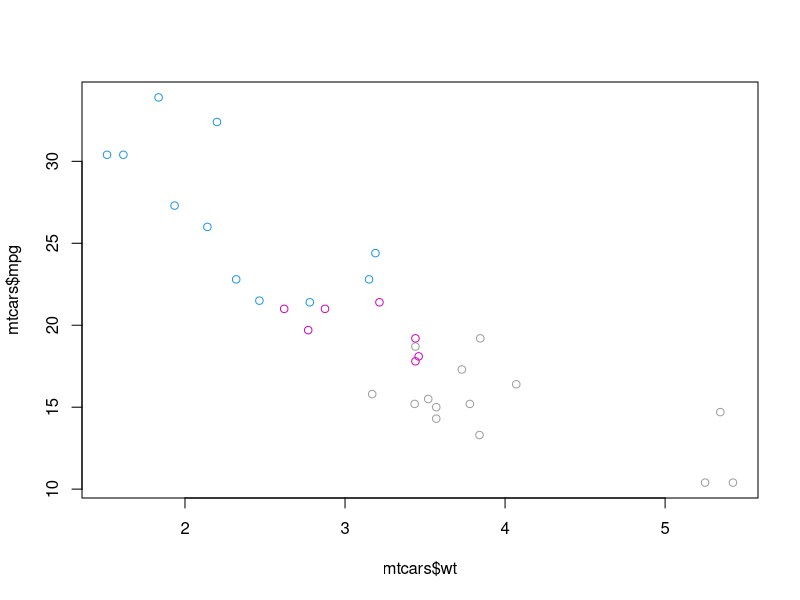
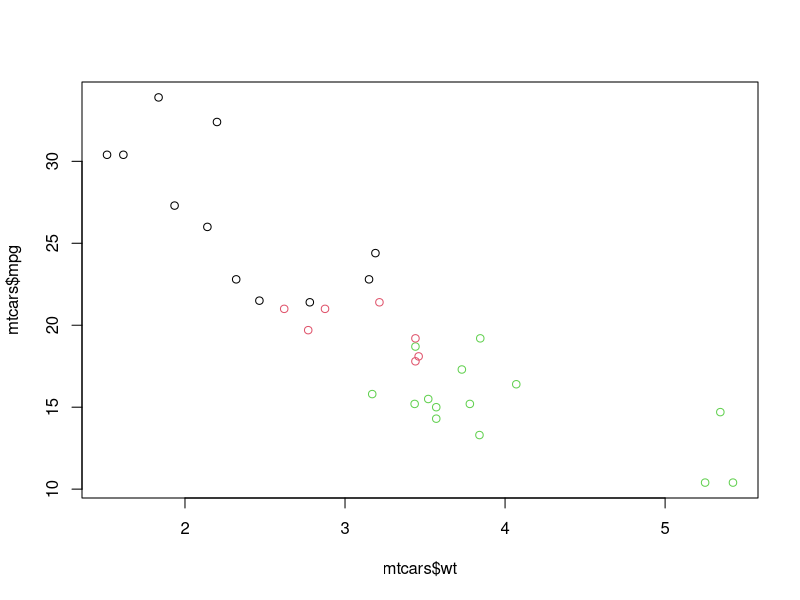

Write R code to recreate these figures, in order.
# Plot the correct variables of mtcars
plot(mtcars$wt, mtcars$mpg, col = mtcars$cyl)
# Change cyl inside mtcars to a factor
mtcars$cyl <- as.factor(mtcars$cyl)

# Make the same plot as in the first instruction
plot(mtcars$wt, mtcars$mpg, col = mtcars$cyl)